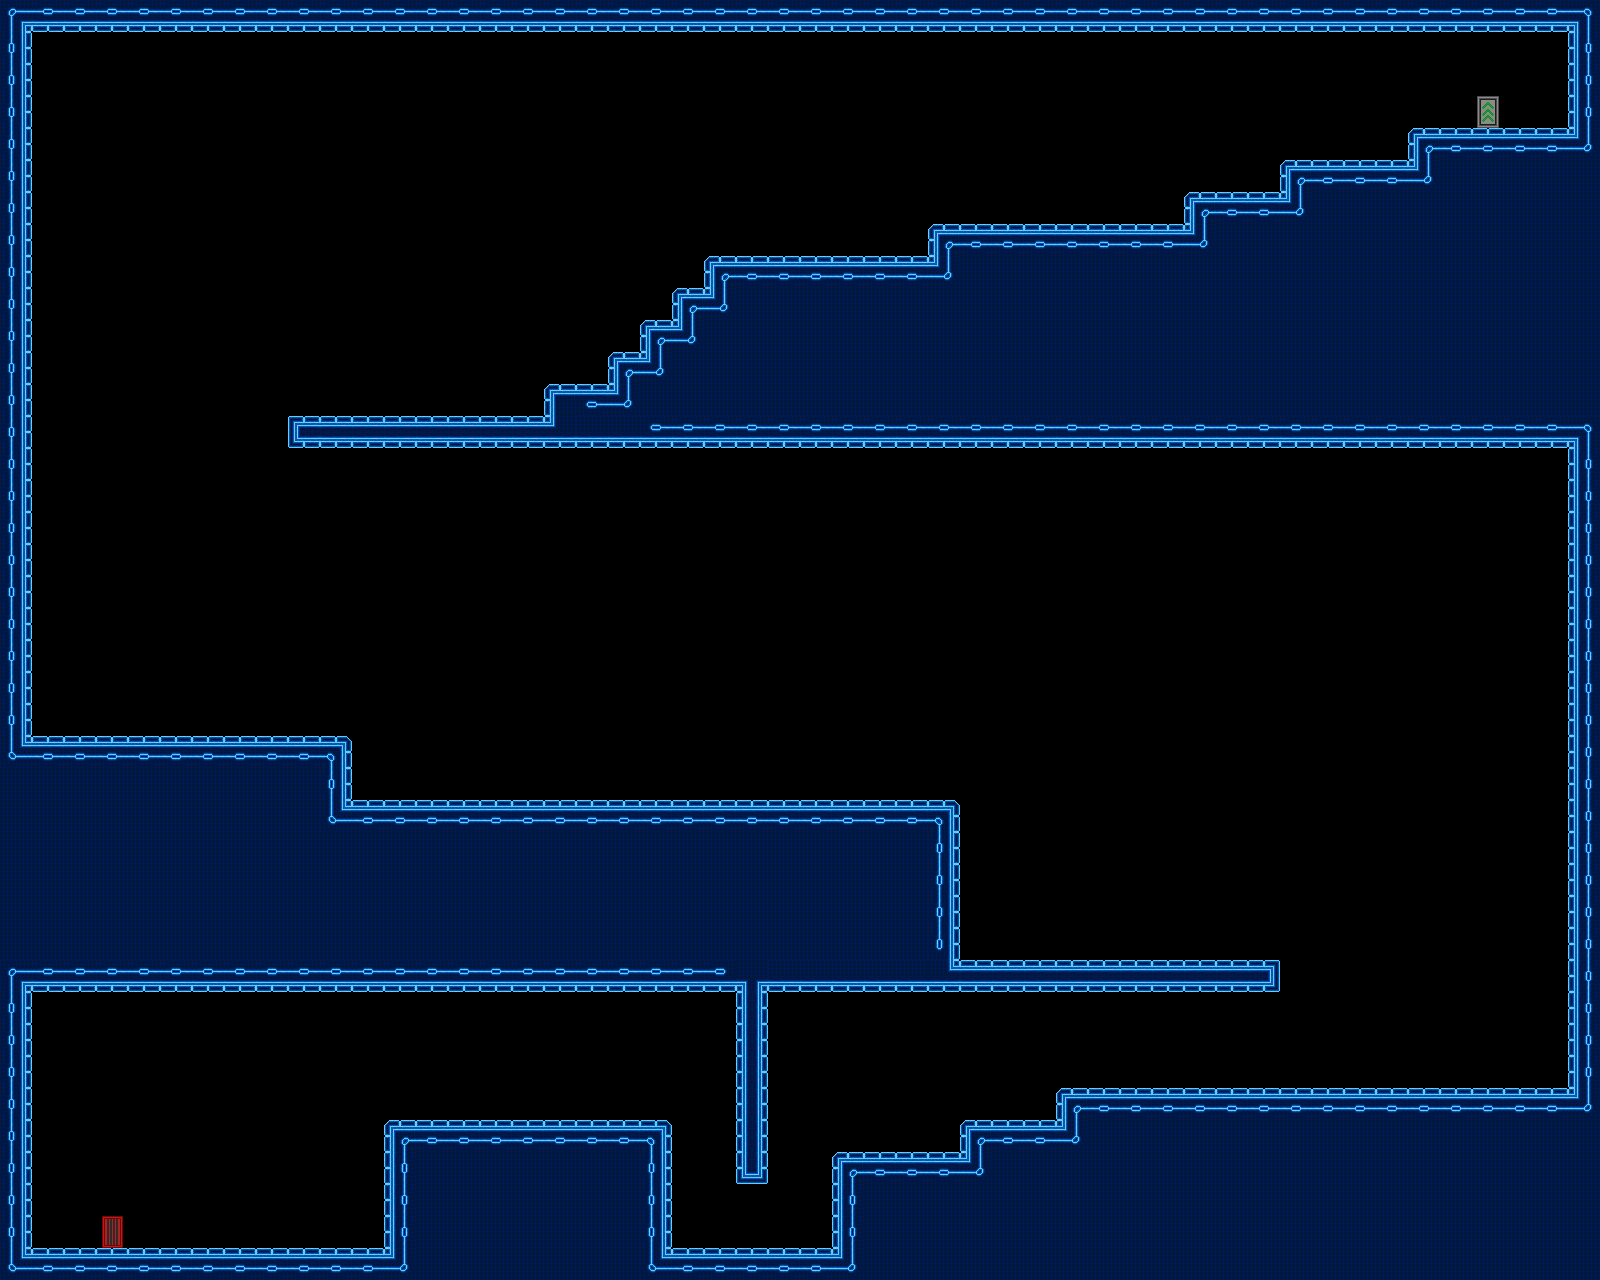

The image is a tile-based game level rendered from a .tmx file. Its description and source (layers, tilesets, objects; grid data summarised) follow:
An orthogonal 50x40 tile map with 32x32 px tiles, 1 tile layer (Tile Layer 1), 2 tilesets and 24 objects.

<map version="1.0" orientation="orthogonal" renderorder="right-down" width="50" height="40" tilewidth="32" tileheight="32" nextobjectid="25">
 <tileset firstgid="1" name="TestTile" tilewidth="32" tileheight="32" tilecount="117">
  <image source="resources/tiles/TestTile.png" width="416" height="288" />
 </tileset>
 <tileset firstgid="118" name="New_Spritesheet" tilewidth="32" tileheight="32" tilecount="1024">
  <image source="resources/tiles/New_Spritesheet.png" width="1024" height="1024" />
 </tileset>
 <layer name="Tile Layer 1" width="50" height="40">
  <data>[2000 cells, 760 non-empty, 27 distinct tile ids]</data>
 </layer>
 <objectgroup name="Triggers" visible="0">
  <object id="1" x="96" y="1216" width="32" height="32">
   <properties>
    <property name="playerEntrance" value="" />
   </properties>
  </object>
  <object id="2" x="1472" y="96" width="32" height="32">
   <properties>
    <property name="playerExit" value="Level5" />
   </properties>
  </object>
  <object id="3" x="32" y="1248" width="1536" height="32">
   <properties>
    <property name="blocker" value="t" />
   </properties>
  </object>
  <object id="4" x="0" y="0" width="32" height="1280">
   <properties>
    <property name="blocker" value="r" />
   </properties>
  </object>
  <object id="5" x="32" y="0" width="1536" height="32">
   <properties>
    <property name="blocker" value="b" />
   </properties>
  </object>
  <object id="6" x="1568" y="0" width="32" height="1280">
   <properties>
    <property name="blocker" value="l" />
   </properties>
  </object>
  <object id="7" x="384" y="1120" width="288" height="128">
   <properties>
    <property name="blocker" value="lrt" />
   </properties>
  </object>
  <object id="8" x="736" y="992" width="32" height="192">
   <properties>
    <property name="blocker" value="lrb" />
   </properties>
  </object>
  <object id="9" x="832" y="1152" width="128" height="96">
   <properties>
    <property name="blocker" value="lt" />
   </properties>
  </object>
  <object id="10" x="960" y="1120" width="96" height="32">
   <properties>
    <property name="blocker" value="lt" />
   </properties>
  </object>
  <object id="11" x="1056" y="1088" width="512" height="32">
   <properties>
    <property name="blocker" value="lt" />
   </properties>
  </object>
  <object id="12" x="960" y="960" width="320" height="32">
   <properties>
    <property name="blocker" value="tbr" />
   </properties>
  </object>
  <object id="13" x="352" y="800" width="608" height="192">
   <properties>
    <property name="blocker" value="tbr" />
   </properties>
  </object>
  <object id="14" x="32" y="736" width="320" height="256">
   <properties>
    <property name="blocker" value="tbr" />
   </properties>
  </object>
  <object id="15" x="288" y="416" width="1280" height="32">
   <properties>
    <property name="blocker" value="lbt" />
   </properties>
  </object>
  <object id="16" x="544" y="384" width="64" height="32">
   <properties>
    <property name="blocker" value="lt" />
   </properties>
  </object>
  <object id="17" x="608" y="352" width="32" height="32">
   <properties>
    <property name="blocker" value="lt" />
   </properties>
  </object>
  <object id="18" x="640" y="320" width="32" height="32">
   <properties>
    <property name="blocker" value="lt" />
   </properties>
  </object>
  <object id="19" x="672" y="288" width="32" height="32">
   <properties>
    <property name="blocker" value="lt" />
   </properties>
  </object>
  <object id="20" x="704" y="256" width="224" height="32">
   <properties>
    <property name="blocker" value="lt" />
   </properties>
  </object>
  <object id="21" x="928" y="224" width="256" height="32">
   <properties>
    <property name="blocker" value="lt" />
   </properties>
  </object>
  <object id="22" x="1184" y="192" width="96" height="32">
   <properties>
    <property name="blocker" value="lt" />
   </properties>
  </object>
  <object id="23" x="1280" y="160" width="128" height="32">
   <properties>
    <property name="blocker" value="lt" />
   </properties>
  </object>
  <object id="24" x="1408" y="128" width="160" height="32">
   <properties>
    <property name="blocker" value="lt" />
   </properties>
  </object>
 </objectgroup>
</map>
